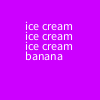
Frame 1 (no input)
Frame 60 (the mouse pressed at the canvas centre just before this capture): identical to frame 1, image omitted
Frame 120 (the mouse held since frame 60 and released just before this capture): identical to frame 1, image omitted

The Processing sketch that drew this single still picture (run headless with seeded random() and noise(); from frame 60 on, the mouse is pressed at the canvas centre):

// Processing sketch: Banana_Split
// ── Banana_Split.pde
void setup(){
  
background(204, 0, 255);
  
  
for(int i=3; i<6;i++){
text("ice cream ", 25,i*10);
}

text("banana", 25,60);
}
void draw(){


  
  
  
}
